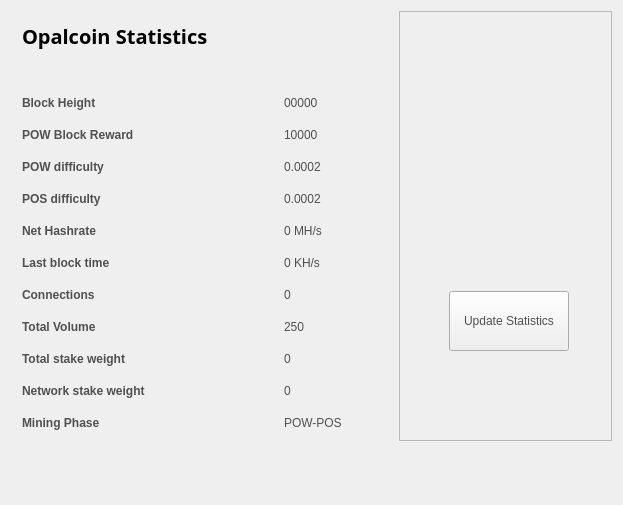
<?xml version="1.0" encoding="UTF-8"?>
<ui version="4.0">
 <class>StatisticsPage</class>
 <widget class="QWidget" name="StatisticsPage">
  <property name="windowModality">
   <enum>Qt::NonModal</enum>
  </property>
  <property name="geometry">
   <rect>
    <x>0</x>
    <y>0</y>
    <width>623</width>
    <height>505</height>
   </rect>
  </property>
  <property name="windowTitle">
   <string>Digging</string>
  </property>
  <property name="styleSheet">
   <string notr="true">color:#505050;
font-family:'Open Sans,sans-serif';</string>
  </property>
  <layout class="QGridLayout" name="gridLayout">
   <property name="sizeConstraint">
    <enum>QLayout::SetMaximumSize</enum>
   </property>
   <item row="0" column="1">
    <widget class="QFrame" name="frame">
     <property name="minimumSize">
      <size>
       <width>213</width>
       <height>0</height>
      </size>
     </property>
     <property name="frameShape">
      <enum>QFrame::StyledPanel</enum>
     </property>
     <property name="frameShadow">
      <enum>QFrame::Raised</enum>
     </property>
     <widget class="QPushButton" name="startButton">
      <property name="geometry">
       <rect>
        <x>50</x>
        <y>280</y>
        <width>120</width>
        <height>60</height>
       </rect>
      </property>
      <property name="sizePolicy">
       <sizepolicy hsizetype="Fixed" vsizetype="Fixed">
        <horstretch>0</horstretch>
        <verstretch>0</verstretch>
       </sizepolicy>
      </property>
      <property name="minimumSize">
       <size>
        <width>120</width>
        <height>60</height>
       </size>
      </property>
      <property name="autoFillBackground">
       <bool>false</bool>
      </property>
      <property name="styleSheet">
       <string notr="true"/>
      </property>
      <property name="text">
       <string>Update Statistics</string>
      </property>
     </widget>
     <widget class="QLabel" name="label">
      <property name="geometry">
       <rect>
        <x>10</x>
        <y>10</y>
        <width>191</width>
        <height>191</height>
       </rect>
      </property>
      <property name="text">
       <string/>
      </property>
      <property name="pixmap">
       <pixmap resource="../bitcoin.qrc">:/icons/coinbg</pixmap>
      </property>
      <property name="scaledContents">
       <bool>true</bool>
      </property>
     </widget>
    </widget>
   </item>
   <item row="0" column="0">
    <widget class="QFrame" name="gridFrame_2">
     <layout class="QGridLayout" name="gridLayout_4">
      <item row="3" column="0">
       <layout class="QFormLayout" name="formLayout_2">
        <property name="fieldGrowthPolicy">
         <enum>QFormLayout::FieldsStayAtSizeHint</enum>
        </property>
        <property name="horizontalSpacing">
         <number>139</number>
        </property>
        <property name="verticalSpacing">
         <number>18</number>
        </property>
        <property name="rightMargin">
         <number>0</number>
        </property>
        <item row="1" column="0">
         <widget class="QLabel" name="label_14">
          <property name="text">
           <string>&lt;html&gt;&lt;head/&gt;&lt;body&gt;&lt;p&gt;&lt;span style=&quot; font-weight:600;&quot;&gt;Block Height&lt;/span&gt;&lt;/p&gt;&lt;/body&gt;&lt;/html&gt;</string>
          </property>
         </widget>
        </item>
        <item row="1" column="1">
         <widget class="QLabel" name="heightBox">
          <property name="text">
           <string>00000</string>
          </property>
         </widget>
        </item>
        <item row="2" column="0">
         <widget class="QLabel" name="label_12">
          <property name="text">
           <string>&lt;html&gt;&lt;head/&gt;&lt;body&gt;&lt;p&gt;&lt;span style=&quot; font-weight:600;&quot;&gt;POW Block Reward&lt;/span&gt;&lt;/p&gt;&lt;/body&gt;&lt;/html&gt;</string>
          </property>
         </widget>
        </item>
        <item row="2" column="1">
         <widget class="QLabel" name="rewardBox">
          <property name="text">
           <string>10000</string>
          </property>
         </widget>
        </item>
        <item row="3" column="0">
         <widget class="QLabel" name="label_13">
          <property name="text">
           <string>&lt;html&gt;&lt;head/&gt;&lt;body&gt;&lt;p&gt;&lt;span style=&quot; font-weight:600;&quot;&gt;POW difficulty&lt;/span&gt;&lt;/p&gt;&lt;/body&gt;&lt;/html&gt;</string>
          </property>
         </widget>
        </item>
        <item row="3" column="1">
         <widget class="QLabel" name="diffBox">
          <property name="text">
           <string>0.0002</string>
          </property>
         </widget>
        </item>
        <item row="4" column="0">
         <widget class="QLabel" name="label_9">
          <property name="text">
           <string>&lt;html&gt;&lt;head/&gt;&lt;body&gt;&lt;p&gt;&lt;span style=&quot; font-weight:600;&quot;&gt;POS difficulty&lt;/span&gt;&lt;/p&gt;&lt;/body&gt;&lt;/html&gt;</string>
          </property>
         </widget>
        </item>
        <item row="4" column="1">
         <widget class="QLabel" name="diffBox2">
          <property name="text">
           <string>0.0002</string>
          </property>
         </widget>
        </item>
        <item row="5" column="1">
         <widget class="QLabel" name="pawrateBox">
          <property name="text">
           <string>0 MH/s</string>
          </property>
         </widget>
        </item>
        <item row="6" column="0">
         <widget class="QLabel" name="label3_2">
          <property name="sizePolicy">
           <sizepolicy hsizetype="Preferred" vsizetype="Maximum">
            <horstretch>0</horstretch>
            <verstretch>0</verstretch>
           </sizepolicy>
          </property>
          <property name="text">
           <string>&lt;html&gt;&lt;head/&gt;&lt;body&gt;&lt;p&gt;&lt;span style=&quot; font-weight:600;&quot;&gt;Last block time&lt;/span&gt;&lt;/p&gt;&lt;/body&gt;&lt;/html&gt;</string>
          </property>
         </widget>
        </item>
        <item row="6" column="1">
         <widget class="QLabel" name="localBox">
          <property name="text">
           <string>0 KH/s</string>
          </property>
         </widget>
        </item>
        <item row="7" column="0">
         <widget class="QLabel" name="label1_2">
          <property name="text">
           <string>&lt;html&gt;&lt;head/&gt;&lt;body&gt;&lt;p&gt;&lt;span style=&quot; font-weight:600;&quot;&gt;Connections&lt;/span&gt;&lt;/p&gt;&lt;/body&gt;&lt;/html&gt;</string>
          </property>
         </widget>
        </item>
        <item row="7" column="1">
         <widget class="QLabel" name="connectionBox">
          <property name="text">
           <string>0</string>
          </property>
         </widget>
        </item>
        <item row="8" column="0">
         <widget class="QLabel" name="label_8">
          <property name="text">
           <string>&lt;html&gt;&lt;head/&gt;&lt;body&gt;&lt;p&gt;&lt;span style=&quot; font-weight:600;&quot;&gt;Total Volume&lt;/span&gt;&lt;/p&gt;&lt;/body&gt;&lt;/html&gt;</string>
          </property>
         </widget>
        </item>
        <item row="8" column="1">
         <widget class="QLabel" name="volumeBox">
          <property name="text">
           <string>250</string>
          </property>
         </widget>
        </item>
        <item row="9" column="0">
         <widget class="QLabel" name="label_10">
          <property name="text">
           <string>&lt;html&gt;&lt;head/&gt;&lt;body&gt;&lt;p&gt;&lt;span style=&quot; font-weight:600;&quot;&gt;Total stake weight&lt;/span&gt;&lt;/p&gt;&lt;/body&gt;&lt;/html&gt;</string>
          </property>
         </widget>
        </item>
        <item row="9" column="1">
         <widget class="QLabel" name="minBox">
          <property name="text">
           <string>0</string>
          </property>
         </widget>
        </item>
        <item row="10" column="0">
         <widget class="QLabel" name="label_11">
          <property name="text">
           <string>&lt;html&gt;&lt;head/&gt;&lt;body&gt;&lt;p&gt;&lt;span style=&quot; font-weight:600;&quot;&gt;Network stake weight&lt;/span&gt;&lt;/p&gt;&lt;/body&gt;&lt;/html&gt;</string>
          </property>
         </widget>
        </item>
        <item row="10" column="1">
         <widget class="QLabel" name="maxBox">
          <property name="text">
           <string>0</string>
          </property>
         </widget>
        </item>
        <item row="11" column="0">
         <widget class="QLabel" name="label_15">
          <property name="text">
           <string>&lt;html&gt;&lt;head/&gt;&lt;body&gt;&lt;p&gt;&lt;span style=&quot; font-weight:600;&quot;&gt;Mining Phase&lt;/span&gt;&lt;/p&gt;&lt;/body&gt;&lt;/html&gt;</string>
          </property>
         </widget>
        </item>
        <item row="11" column="1">
         <widget class="QLabel" name="cBox">
          <property name="text">
           <string>POW-POS</string>
          </property>
         </widget>
        </item>
        <item row="5" column="0">
         <widget class="QLabel" name="label_16">
          <property name="text">
           <string>&lt;html&gt;&lt;head/&gt;&lt;body&gt;&lt;p&gt;&lt;span style=&quot; font-weight:600;&quot;&gt;Net Hashrate&lt;/span&gt;&lt;/p&gt;&lt;/body&gt;&lt;/html&gt;</string>
          </property>
         </widget>
        </item>
       </layout>
      </item>
      <item row="1" column="0">
       <layout class="QHBoxLayout" name="horizontalLayout_4">
        <property name="spacing">
         <number>7</number>
        </property>
        <item>
         <widget class="QLabel" name="label_5">
          <property name="font">
           <font>
            <family>Open Sans,sans-serif</family>
           </font>
          </property>
          <property name="text">
           <string>&lt;html&gt;&lt;head/&gt;&lt;body&gt;&lt;p&gt;&lt;span style=&quot; font-size:20px; font-weight:600; color:#000000;&quot;&gt;Opalcoin Statistics&lt;/span&gt;&lt;/p&gt;&lt;/body&gt;&lt;/html&gt;</string>
          </property>
         </widget>
        </item>
        <item>
         <spacer name="horizontalSpacer_2">
          <property name="orientation">
           <enum>Qt::Horizontal</enum>
          </property>
          <property name="sizeHint" stdset="0">
           <size>
            <width>40</width>
            <height>20</height>
           </size>
          </property>
         </spacer>
        </item>
       </layout>
      </item>
      <item row="2" column="0">
       <spacer name="verticalSpacer_2">
        <property name="orientation">
         <enum>Qt::Vertical</enum>
        </property>
        <property name="sizeHint" stdset="0">
         <size>
          <width>20</width>
          <height>40</height>
         </size>
        </property>
       </spacer>
      </item>
     </layout>
    </widget>
   </item>
   <item row="1" column="0">
    <spacer name="verticalSpacer">
     <property name="orientation">
      <enum>Qt::Vertical</enum>
     </property>
     <property name="sizeHint" stdset="0">
      <size>
       <width>20</width>
       <height>40</height>
      </size>
     </property>
    </spacer>
   </item>
  </layout>
 </widget>
 <layoutdefault spacing="6" margin="11"/>
 <resources/>
 <connections/>
</ui>
